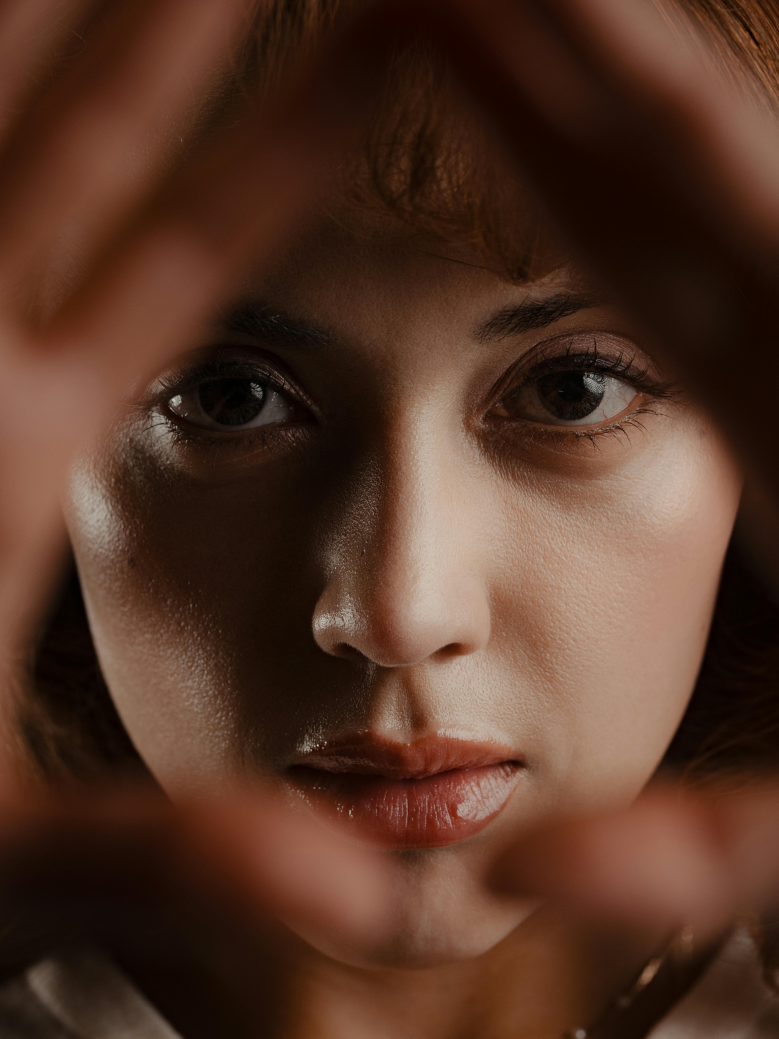
#> input picture Hw1/image4.jpeg, 4672 x 6229 px, found by its file name (shown at 1/6 size)
$ python a.py
#> lines starting #> are read from the running program, lines starting #| are printed output that depends on the picture; after the words box and inside, x2 and y2 are one past the last pixel; in counts of white or black regions, pixels touching at a corner belong together
import cv2
import numpy as np

image = cv2.imread("./Hw1/image4.jpeg")
#> image is the input picture: shape (6229, 4672, 3); mean B, G, R 38.2, 52.9, 83.9
h, w = image.shape[:2]
#> h = 6229; w = 4672
image = cv2.resize(image, (int(w * 0.1), int(h * 0.1)))
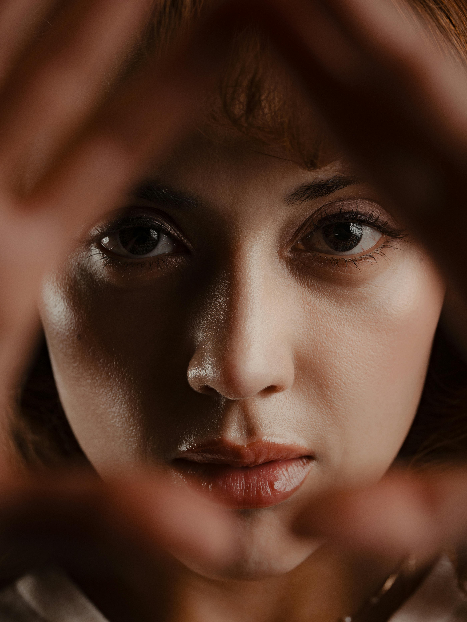
#> image: shape (622, 467, 3); mean B, G, R 38.1, 52.8, 83.8
blurred_image = cv2.GaussianBlur(image, (7, 7), 0)
gray_image = cv2.cvtColor(blurred_image, cv2.COLOR_BGR2GRAY)
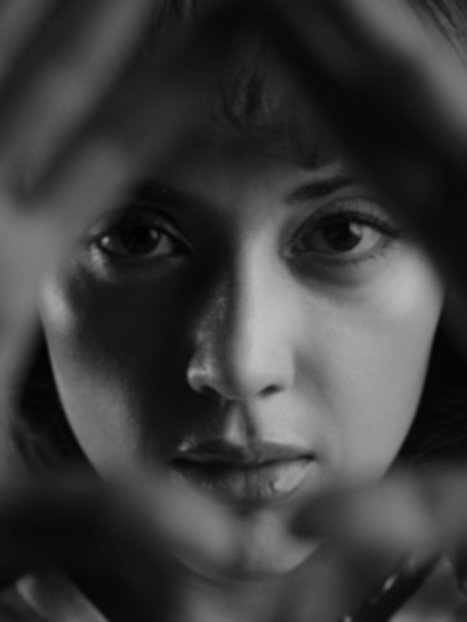
#> gray_image: shape (622, 467); min 1, max 191, mean 60.4
ret, binary_image = cv2.threshold(gray_image, 0, 255, cv2.THRESH_BINARY + cv2.THRESH_OTSU)
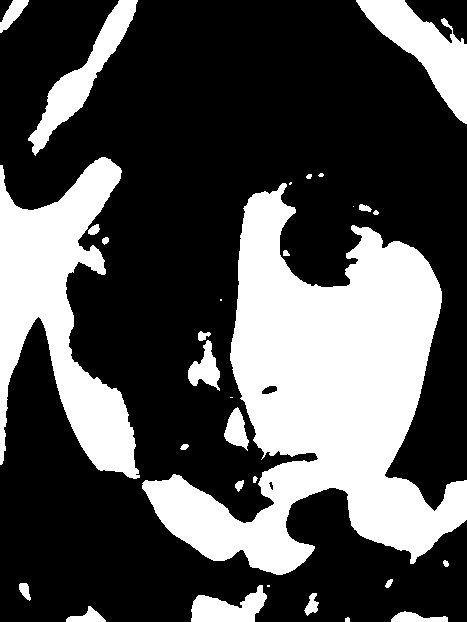
#> binary_image: shape (622, 467); 31.8% white; 31 white regions (6 under 20 px)
#> ret = 75
contours, _ = cv2.findContours(binary_image, cv2.RETR_EXTERNAL, cv2.CHAIN_APPROX_SIMPLE)
#> contours = 31 contours, 10 with area under 20; largest, box (x1, y1, x2, y2) and area: (142, 183, 467, 575) 56999, (0, 157, 140, 479) 19468, (356, 0, 467, 124) 5046, (28, 0, 138, 156) 3768, (191, 585, 267, 622) 1554

contour_result = cv2.drawContours(cv2.cvtColor(binary_image, cv2.COLOR_GRAY2BGR), contours, -1, (0, 255, 0), 1)
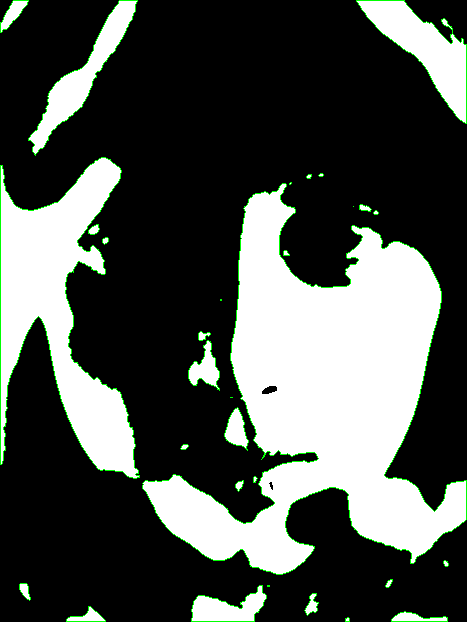
#> contour_result: shape (622, 467, 3); mean B, G, R 76.7, 81, 76.7


# ===== 顯示結果 =====
cv2.imshow("Original Image", image)
cv2.imshow("Blurred Image", blurred_image)
cv2.imshow("Gray Image", gray_image)
cv2.imshow("Binary Image", binary_image)
cv2.imshow("Contour Detection", contour_result)


cv2.waitKey(0)
cv2.destroyAllWindows()

$ run again, with Hw1/image3.jpeg copied over Hw1/image4.jpeg
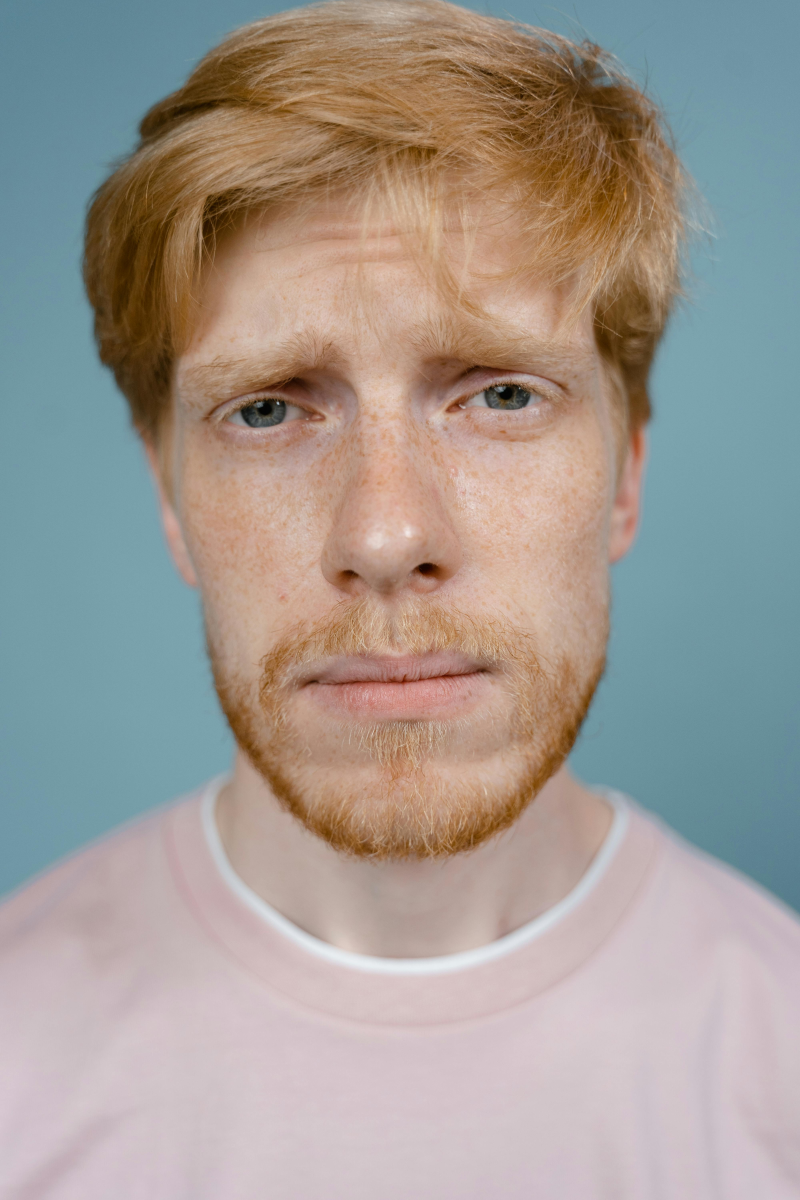
#> input picture Hw1/image3.jpeg, 4000 x 6000 px, found by its file name (shown at 1/5 size)
#> image is the input picture: shape (6000, 4000, 3); mean B, G, R 147.5, 153.9, 161.6
#> image: shape (600, 400, 3)
#> `ret, binary_image = cv2.threshold(gray_image, 0, 255, cv2.THRESH_BINAR..`:
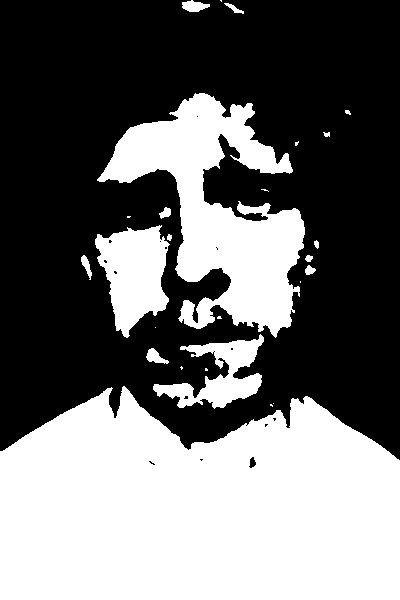
#> binary_image: shape (600, 400); 42.8% white; 26 white regions (11 under 20 px)
#> ret = 159
#> contours = 26 contours, 14 with area under 20; largest, box (x1, y1, x2, y2) and area: (0, 386, 400, 600) 70484, (97, 93, 305, 338) 21202, (95, 225, 170, 338) 5182, (153, 334, 264, 409) 3174, (182, 0, 210, 12) 190
#> `contour_result = cv2.drawContours(cv2.cvtColor(binary_image, cv2.COLOR..`:
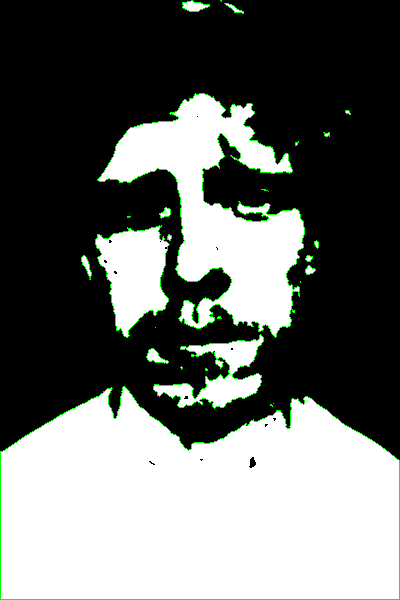
#> contour_result: shape (600, 400, 3); mean B, G, R 105, 109.1, 105
